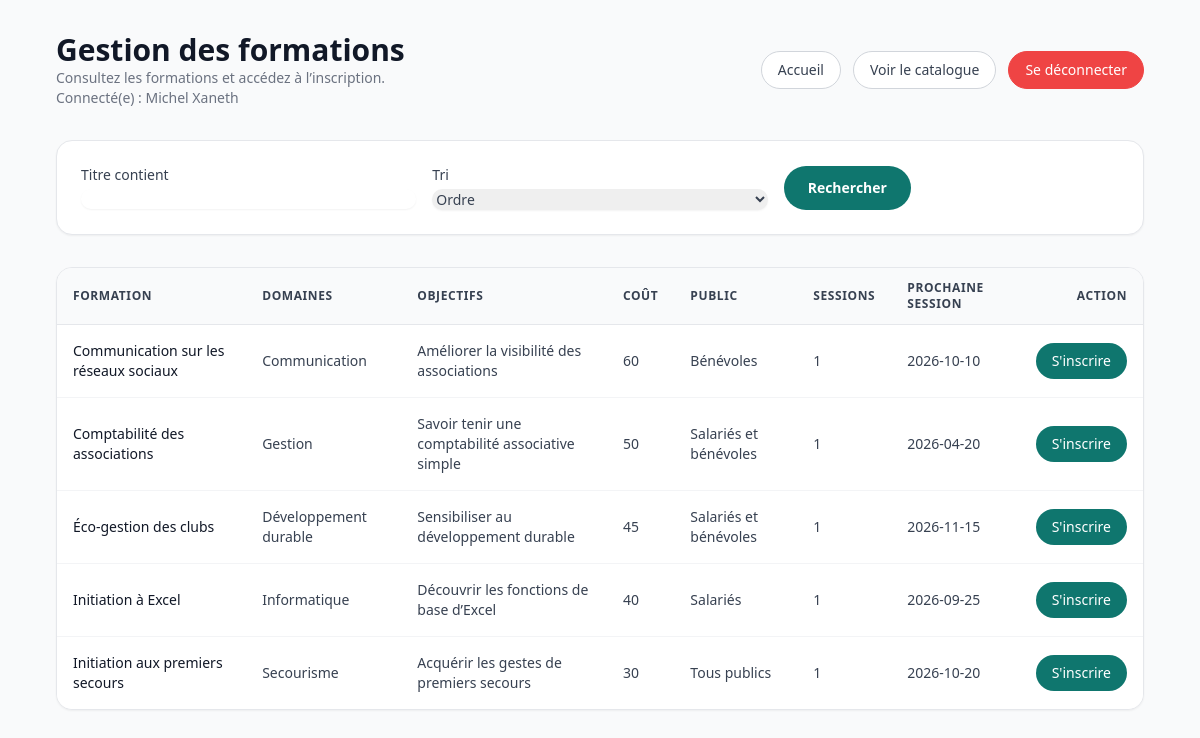
/formation/index.php (signed in), run on the app's committed database.
### tables this page shows
CREATE TABLE formation(
   id INT,
   labell VARCHAR(50) NOT NULL,
   max_participant INT NOT NULL,
   objectifs VARCHAR(300),
   cout INT NOT NULL,
   public VARCHAR(50),
   PRIMARY KEY(id)
);

### include/protection.php (called while the page is built, shortened)
<?php
function current_user(): array
{
    return $_SESSION ?? [];
}
?>

### formation/index.php (the view, shortened to what this page needs)
<?php
require_once __DIR__ . '/../include/protection.php';
require_once __DIR__ . '/../include/bd.php';
$NomForma = trim($_GET['NomForma'] ?? '');
$tri = trim($_GET['tri'] ?? '');
$sql = "SELECT f.id, f.labell, f.objectifs, f.cout, f.`public`, f.max_participant, GROUP_CONCAT(d.labell SEPARATOR ', ') AS domaines,
    COUNT(s.id) AS sessions_count, MIN(CASE WHEN s.date_de_session >= CURDATE() THEN s.date_de_session END) AS prochain_session,
    (SELECT s2.id FROM session s2 WHERE s2.id_formation = f.id AND s2.date_de_session >= CURDATE() ORDER BY s2.date_de_session ASC LIMIT 1) AS prochain_session_id
FROM formation f
LEFT JOIN dom_forma df ON f.id = df.id
LEFT JOIN domaine d ON df.id_domaine = d.id_domaine
LEFT JOIN session s ON f.id = s.id_formation
WHERE 1 = 1";
$params = [];
$sql .= " GROUP BY f.id, f.labell, f.objectifs, f.cout, f.`public`, f.max_participant";
$allowedSort = [
    'titre_asc' => 'f.labell ASC',
    'titre_desc' => 'f.labell DESC',
];
if (array_key_exists($tri, $allowedSort) && $tri !== '') {
    $sql .= " ORDER BY " . $allowedSort[$tri];
} else {
    $sql .= " ORDER BY f.labell ASC";
}
$stmt = $pdo->prepare($sql);
$stmt->execute($params);
$results = $stmt->fetchAll();
function h($s) { return htmlspecialchars($s ?? '', ENT_QUOTES, 'UTF-8'); }
$current = current_user();
$alreadyRegisteredFormationIds = [];
?>
<!DOCTYPE html>
<html lang="fr">
<?php require_once __DIR__ . '/../include/header.php' ?>
<body class="min-h-screen bg-gray-50 text-gray-900">
    <main class="max-w-6xl mx-auto px-4 sm:px-6 lg:px-8 py-8">
        <header class="flex flex-col sm:flex-row sm:items-center sm:justify-between gap-4 mb-8">
            <div>
                <h1 class="text-3xl font-bold text-gray-900">Gestion des formations</h1>
                <p class="text-sm text-gray-500">Consultez les formations et accédez à l’inscription.</p>
                <?php if (!empty($current['prenom']) || !empty($current['nom'])): ?>
                    <p class="text-sm text-gray-500">Connecté(e) : <?= h(trim(($current['prenom'] ?? '') . ' ' . ($current['nom'] ?? ''))) ?></p>
                <?php endif; ?>
            </div>
            <div class="flex flex-wrap items-center gap-3">
                <a href="../" class="inline-flex items-center rounded-full border border-gray-300 bg-white px-4 py-2 text-sm font-medium text-gray-700 hover:bg-gray-50">Accueil</a>
                <?php if (isset($_SESSION['id_role']) && in_array((int) $_SESSION['id_role'], [2, 3], true)): ?>
                    <a href="../catalogue/" class="inline-flex items-center rounded-full border border-gray-300 bg-white px-4 py-2 text-sm font-medium text-gray-700 hover:bg-gray-50">Voir le catalogue</a>
                <?php endif; ?>
                <a href="../deconnexion.php" class="inline-flex items-center rounded-full border border-red-500 bg-red-500 px-4 py-2 text-sm font-medium text-white hover:bg-red-600">Se déconnecter</a>
            </div>
        </header>
        <section class="mb-8 bg-white border border-gray-200 rounded-2xl shadow-sm p-6">
            <form method="get" action="" class="grid gap-4 sm:grid-cols-3">
                <label class="block text-sm text-gray-700">
                    <span>Titre contient</span>
                    <input type="text" name="NomForma" value="<?= h($NomForma) ?>" class="mt-1 block w-full rounded-xl border-gray-300 shadow-sm focus:border-indigo-500 focus:ring-indigo-500">
                </label>
                <label class="block text-sm text-gray-700">
                    <span>Tri</span>
                    <select name="tri" class="mt-1 block w-full rounded-xl border-gray-300 shadow-sm focus:border-indigo-500 focus:ring-indigo-500">
                        <option value="">Ordre</option>
                    </select>
                </label>
                <div class="flex items-end gap-3">
                    <button type="submit" class="inline-flex items-center justify-center rounded-full bg-m2l-primary px-6 py-3 text-sm font-semibold text-white hover:bg-emerald-600">Rechercher</button>
                </div>
            </form>
        </section>
        <section class="overflow-x-auto bg-white border border-gray-200 rounded-2xl shadow-sm">
            <table class="min-w-full divide-y divide-gray-200">
                <thead class="bg-gray-50">
                    <tr>
                        <th class="px-4 py-3 text-left text-xs font-semibold uppercase tracking-wider text-gray-700">Formation</th>
                        <th class="px-4 py-3 text-left text-xs font-semibold uppercase tracking-wider text-gray-700">Domaines</th>
                        <th class="px-4 py-3 text-left text-xs font-semibold uppercase tracking-wider text-gray-700">Objectifs</th>
                        <th class="px-4 py-3 text-left text-xs font-semibold uppercase tracking-wider text-gray-700">Coût</th>
                        <th class="px-4 py-3 text-left text-xs font-semibold uppercase tracking-wider text-gray-700">Public</th>
                        <th class="px-4 py-3 text-left text-xs font-semibold uppercase tracking-wider text-gray-700">Sessions</th>
                        <th class="px-4 py-3 text-left text-xs font-semibold uppercase tracking-wider text-gray-700">Prochaine session</th>
                        <th class="px-4 py-3 text-right text-xs font-semibold uppercase tracking-wider text-gray-700">Action</th>
                    </tr>
                </thead>
                <tbody class="divide-y divide-gray-100 bg-white">
                    <?php if (empty($results)): ?>
                        <tr>
                            <td colspan="8" class="px-4 py-6 text-center text-gray-500">Aucune formation ne correspond à votre recherche.</td>
                        </tr>
                    <?php else: ?>
                        <?php foreach ($results as $row): ?>
                            <tr class="hover:bg-gray-50">
                                <td class="px-4 py-4 text-sm text-gray-900"><?= h($row['labell']) ?></td>
                                <td class="px-4 py-4 text-sm text-gray-700"><?= h($row['domaines']) ?></td>
                                <td class="px-4 py-4 text-sm text-gray-700"><?= h($row['objectifs']) ?></td>
                                <td class="px-4 py-4 text-sm text-gray-700"><?= h($row['cout']) ?></td>
                                <td class="px-4 py-4 text-sm text-gray-700"><?= h($row['public']) ?></td>
                                <td class="px-4 py-4 text-sm text-gray-700"><?= h($row['sessions_count']) ?></td>
                                <td class="px-4 py-4 text-sm text-gray-700"><?= h($row['prochain_session']) ?></td>
                                <td class="px-4 py-4 text-right text-sm">
                                    <?php
                                        $isRegistered = isset($current['id_role']) && (int)$current['id_role'] === 1 && in_array((int)$row['id'], $alreadyRegisteredFormationIds, true);
                                    ?>
                                    <?php if (!empty($row['prochain_session_id'])): ?>
                                        <?php if ($isRegistered): ?>
                                            <span class="inline-flex items-center rounded-full bg-gray-200 px-4 py-2 text-sm font-medium text-gray-700">Déjà inscrit</span>
                                        <?php elseif (isset($_SESSION['id_role']) && (int) $_SESSION['id_role'] === 2): ?>
                                            <a href="gestionaire/inscrire/?formation_id=<?= (int)$row['id'] ?>&amp;session_id=<?= (int)$row['prochain_session_id'] ?>" class="inline-flex items-center rounded-full bg-m2l-primary px-4 py-2 text-sm font-medium text-white hover:bg-emerald-600">S'inscrire</a>
                                        <?php else: ?>
                                            <a href="inscription/?session_id=<?= (int)$row['prochain_session_id'] ?>" class="inline-flex items-center rounded-full bg-m2l-primary px-4 py-2 text-sm font-medium text-white hover:bg-emerald-600">S'inscrire</a>
                                        <?php endif; ?>
                                    <?php else: ?>
                                        <span class="text-sm text-gray-400">Aucun créneau</span>
                                    <?php endif; ?>
                                </td>
                            </tr>
                        <?php endforeach; ?>
                    <?php endif; ?>
                </tbody>
            </table>
        </section>
    </main>
</body>
</html>

### style.css (style rules this page uses)
.bg-m2l-primary { background-color: #0f766e !important; }
.text-white { color: #fff !important; }

### data on the page
formation: labell "Communication sur les réseaux sociaux", domaines "Communication", objectifs "Améliorer la visibilité des associations", cout "60", public "Bénévoles", sessions_count "1", prochain_session "2026-10-10"
formation: labell "Comptabilité des associations", domaines "Gestion", objectifs "Savoir tenir une comptabilité associative simple", cout "50", public "Salariés et bénévoles", sessions_count "1", prochain_session "2026-04-20"
formation: labell "Éco-gestion des clubs", domaines "Développement durable", objectifs "Sensibiliser au développement durable", cout "45", public "Salariés et bénévoles", sessions_count "1", prochain_session "2026-11-15"
formation: labell "Initiation à Excel", domaines "Informatique", objectifs "Découvrir les fonctions de base d’Excel", cout "40", public "Salariés", sessions_count "1", prochain_session "2026-09-25"
formation: labell "Initiation aux premiers secours", domaines "Secourisme", objectifs "Acquérir les gestes de premiers secours", cout "30", public "Tous publics", sessions_count "1", prochain_session "2026-10-20"
